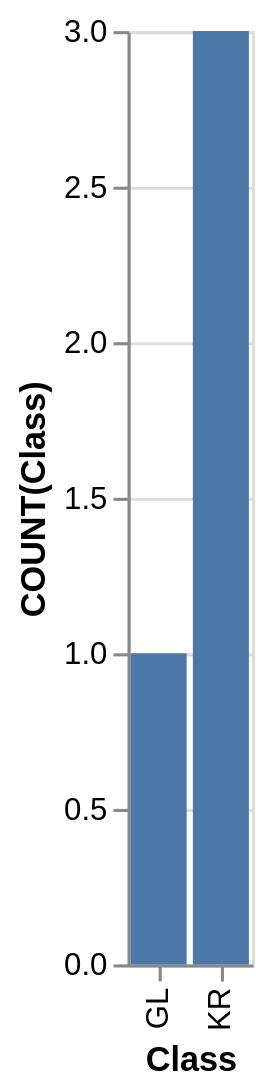

Here is the Vega-Lite specification saved for this chart:
### Vega-Lite specification from a JSON file in a GitHub repository (floating-point values rounded to 4 significant figures)
{"data": {"values": [{"x_data": "GL", "y_data": 1}, {"x_data": "KR", "y_data": 3}]}, "mark": "bar", "encoding": {"x": {"field": "x_data", "type": "nominal", "title": "Class", "sort": {"op": "sum", "field": "y_data", "order": "ascending"}}, "y": {"field": "y_data", "type": "quantitative", "title": "COUNT(Class)"}}}
